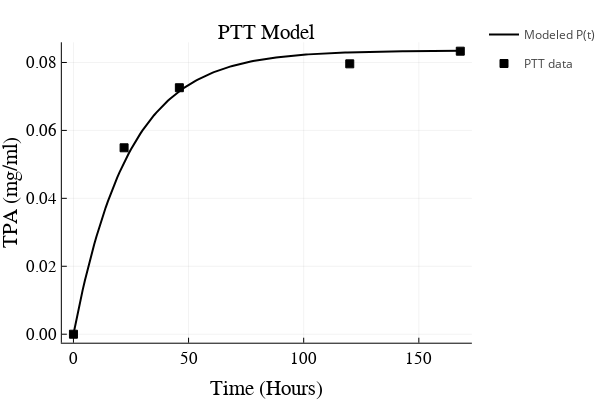

The notebook cell this image was saved under:
### Markdown cell above
### PTT product model only

### Code cell
#Isolates TPA values for PTT plot
plotPTT_rxRes1 = [PTTsol[i][2] for i in 1:length(PTTsol)]

PTTlist = []
for i in 0:168
    PTTlist = vcat(PTTlist, PTTsol(i)[2])
end

PTTpl1 = plot([0:1:168;],PTTlist, lw=2, title = "PTT Model",color = "black")

PTTpl1.series_list[1][:label] = "Modeled P(t)"
plot!(PTTFIBexp_data,seriestype = :scatter,label = "PTT data",color = "black", marker=([:rect :d]))
plot!(xtickfontsize=10,ytickfontsize=10)
ylabel!("TPA (mg/ml)")
xlabel!("Time (Hours)")
plot!(titlefontsize=15, xtickfontsize=12,ytickfontsize=12,xguidefontsize=15,yguidefontsize=15,legend=true)
display(PTTpl1)

### Figure 1 — Plotly figure (JSON) as saved in the notebook; plotly's stock layout.template omitted (floating-point values rounded to 4 significant figures; data arrays with more than 128 entries replaced by an {"elided": "..."} marker saying what was removed)
{"data": [{"colorbar": {"title": ""}, "legendgroup": "Modeled P(t)", "line": {"color": "rgba(0, 0, 0, 1.000)", "dash": "solid", "shape": "linear", "width": 2}, "mode": "lines", "name": "Modeled P(t)", "showlegend": true, "type": "scatter", "x": {"elided": "169 int values"}, "xaxis": "x", "y": {"elided": "169 float values"}, "yaxis": "y", "zmax": null, "zmin": null}, {"colorbar": {"title": ""}, "legendgroup": "PTT data", "marker": {"color": "rgba(0, 0, 0, 1.000)", "line": {"color": "rgba(0, 0, 0, 1.000)", "width": 1}, "size": 8, "symbol": "square"}, "mode": "markers", "name": "PTT data", "showlegend": true, "type": "scatter", "x": [0, 22, 46, 120, 168], "xaxis": "x", "y": [0, 0.05488, 0.07256, 0.0796, 0.08333], "yaxis": "y", "zmax": null, "zmin": null}], "layout": {"annotations": [{"font": {"color": "rgba(0, 0, 0, 1.000)", "family": "sans-serif", "size": 21}, "rotation": 0, "showarrow": false, "text": "PTT Model", "x": 0.5618, "xanchor": "center", "xref": "paper", "y": 1, "yanchor": "top", "yref": "paper"}], "height": 400, "legend_position": {"bgcolor": "rgba(255, 255, 255, 1.000)", "bordercolor": "rgba(0, 0, 0, 1.000)", "borderwidth": 1, "font": {"color": "rgba(0, 0, 0, 1.000)", "family": "sans-serif", "size": 11}, "title": {"font": {"color": "rgba(0, 0, 0, 1.000)", "family": "sans-serif", "size": 15}, "text": ""}, "tracegroupgap": 0, "traceorder": "normal", "x": 1, "xanchor": "auto", "y": 1, "yanchor": "auto"}, "margin": {"b": 20, "l": 0, "r": 0, "t": 20}, "paper_bgcolor": "rgba(255, 255, 255, 1.000)", "plot_bgcolor": "rgba(255, 255, 255, 1.000)", "showlegend": true, "width": 600, "xaxis": {"anchor": "y", "domain": [0.1302, 0.9934], "gridcolor": "rgba(0, 0, 0, 0.100)", "gridwidth": 0.5, "linecolor": "rgba(0, 0, 0, 1.000)", "mirror": false, "range": [-5.04, 173.0], "showgrid": true, "showline": true, "showticklabels": true, "tickangle": 0, "tickcolor": "rgb(0, 0, 0)", "tickfont": {"color": "rgba(0, 0, 0, 1.000)", "family": "sans-serif", "size": 17}, "tickmode": "array", "ticks": "inside", "ticktext": ["0", "50", "100", "150"], "tickvals": [0, 50, 100, 150], "title": "Time (Hours)", "titlefont": {"color": "rgba(0, 0, 0, 1.000)", "family": "sans-serif", "size": 21}, "type": "-", "visible": true, "zeroline": false, "zerolinecolor": "rgba(0, 0, 0, 1.000)"}, "yaxis": {"anchor": "x", "domain": [0.1036, 0.9381], "gridcolor": "rgba(0, 0, 0, 0.100)", "gridwidth": 0.5, "linecolor": "rgba(0, 0, 0, 1.000)", "mirror": false, "range": [-0.002503, 0.08594], "showgrid": true, "showline": true, "showticklabels": true, "tickangle": 0, "tickcolor": "rgb(0, 0, 0)", "tickfont": {"color": "rgba(0, 0, 0, 1.000)", "family": "sans-serif", "size": 17}, "tickmode": "array", "ticks": "inside", "ticktext": ["0.00", "0.02", "0.04", "0.06", "0.08"], "tickvals": [0, 0.02, 0.04, 0.06, 0.08], "title": "TPA (mg/ml)", "titlefont": {"color": "rgba(0, 0, 0, 1.000)", "family": "sans-serif", "size": 21}, "type": "-", "visible": true, "zeroline": false, "zerolinecolor": "rgba(0, 0, 0, 1.000)"}}}
